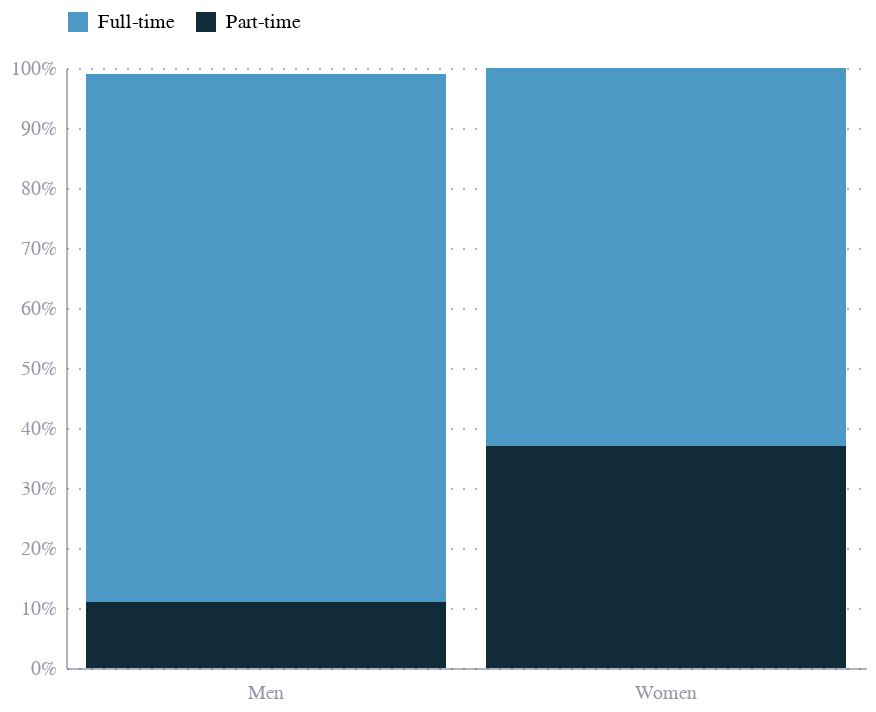

Here is the notebook cell this chart was saved with:
### Markdown cell above
# Fig 5

### Code cell
df = pd.read_excel("e61.xlsx", sheet_name="Figure 5", skiprows=0)
df.columns = ["type", "Women", "Men"]
df = df.melt(id_vars=["type"], var_name="gender")
df['value'] = df['value']/100
df

# stacked bar chart
chart = alt.Chart(df).mark_bar().encode(
    y=alt.Y('sum(value):Q', title="", axis=alt.Axis(format=".0%")),
    x=alt.X('gender:N',
            axis=alt.Axis(tickOpacity=0),
            ),
    color=alt.Color(
        'type:N',
        legend=alt.Legend(title=None,
                          orient="top",
                          ),
        scale=alt.Scale(
            domain=["Full-time", "Part-time"],
            range=["hsl(202, 52.00%, 53.70%)", "#122B39"],
        ),
    )
)

chart.save("e61_fig5.json")
chart.save("e61_fig5.png", scale_factor=2.0)
chart

### Figure 1 — Vega-Lite specification as saved in the notebook (floating-point values rounded to 4 significant figures)
{"config": {"font": "Circular Std", "mark": {"line": {"interpolate": "monotone"}}, "view": {"stroke": "transparent", "width": 400, "height": 300}, "range": {"category": ["#36B7B4", "#E6224B", "#F4C245", "#0063AF", "#00A767", "#179FDB", "#EB5C2E"], "diverging": ["#E6224B", "#E54753", "#C9C9C9", "#179FDB", "#122B39"], "heatmap": ["#C9C9C9", "#179FDB", "#0063AF", "#122B39"], "ordinal": ["#00A767", "#36B7B4", "#179FDB", "#0063AF", "#243B5A"]}, "axisX": {"domainColor": "#676A86", "domainOpacity": 0.5, "grid": false, "labelAngle": 0, "labelColor": "#676A86", "labelOpacity": 0.7, "orient": "bottom", "tickColor": "#676A86", "tickCount": 10, "tickOpacity": 0.5, "title": false, "titleAlign": "center", "titleAnchor": "middle", "titleColor": "#676A86", "titleFontSize": 12, "titleOpacity": 0.8, "titleY": -15}, "axisY": {"domainColor": "#676A86", "domainOpacity": 0.5, "gridColor": "#676A86", "gridDash": [1, 5], "gridOpacity": 0.5, "labelColor": "#676A86", "labelOpacity": 0.7, "labelPadding": 5, "tickColor": "#676A86", "tickCount": 8, "tickOpacity": 0.5, "ticks": false, "titleAlign": "left", "titleAngle": 0, "titleBaseline": "bottom", "titleColor": "#676A86", "titleFontSize": 12, "titleOpacity": 0.8, "titleX": 0, "titleY": -7}}, "data": {"name": "data-428578b937b8c9d1470668355085dec9"}, "mark": {"type": "bar"}, "encoding": {"color": {"field": "type", "legend": {"orient": "top", "title": null}, "scale": {"domain": ["Full-time", "Part-time"], "range": ["hsl(202, 52.00%, 53.70%)", "#122B39"]}, "type": "nominal"}, "x": {"axis": {"tickOpacity": 0}, "field": "gender", "type": "nominal"}, "y": {"aggregate": "sum", "axis": {"format": ".0%"}, "field": "value", "title": "", "type": "quantitative"}}, "$schema": "https://vega.github.io/schema/vega-lite/v5.8.0.json", "datasets": {"data-428578b937b8c9d1470668355085dec9": [{"type": "Part-time", "gender": "Women", "value": 0.37}, {"type": "Full-time", "gender": "Women", "value": 0.63}, {"type": "Part-time", "gender": "Men", "value": 0.11}, {"type": "Full-time", "gender": "Men", "value": 0.88}]}}
